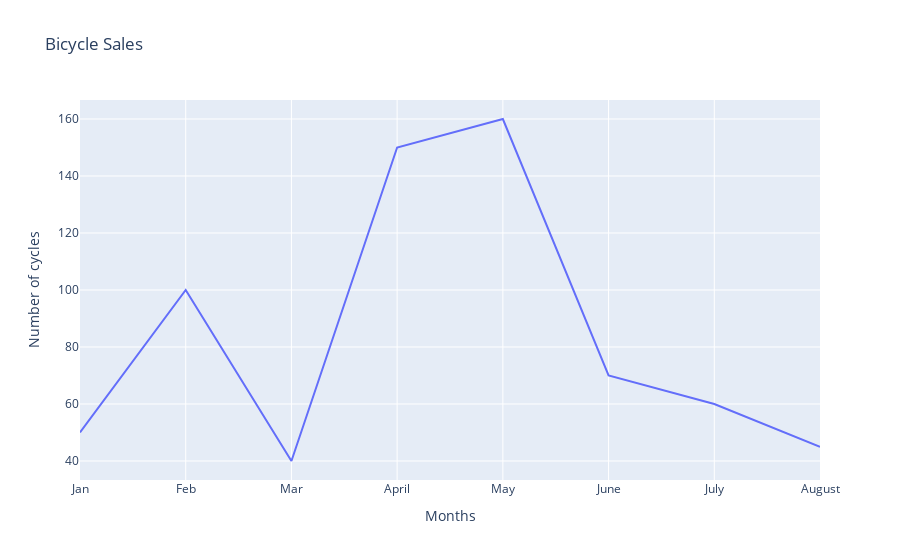

The notebook cell this image was saved under:
### Code cell
# Define an array containing numberofbicyclessold  
n_bicycles=[50,100,40,150,160,70,60,45]
# Define an array containing months
months_array=["Jan","Feb","Mar","April","May","June","July","August"]
#the steps are we first create an empty FIGURE using 
fig = go.Figure()
#next we add a trace to it
fig.add_trace(go.Scatter(x=months_array, y= n_bicycles, mode='lines')) # now we get the plot but we miss the title anol
# for that we UPDATE the layout using 
fig.update_layout(title='Bicycle Sales', xaxis_title='Months', yaxis_title = 'Number of cycles')
fig.show()

### Figure 1 — Plotly figure (JSON) as saved in the notebook; plotly's stock layout.template omitted (floating-point values rounded to 4 significant figures)
{"data": [{"mode": "lines", "type": "scatter", "x": ["Jan", "Feb", "Mar", "April", "May", "June", "July", "August"], "y": [50, 100, 40, 150, 160, 70, 60, 45]}], "layout": {"title": {"text": "Bicycle Sales"}, "xaxis": {"title": {"text": "Months"}}, "yaxis": {"title": {"text": "Number of cycles"}}}}
